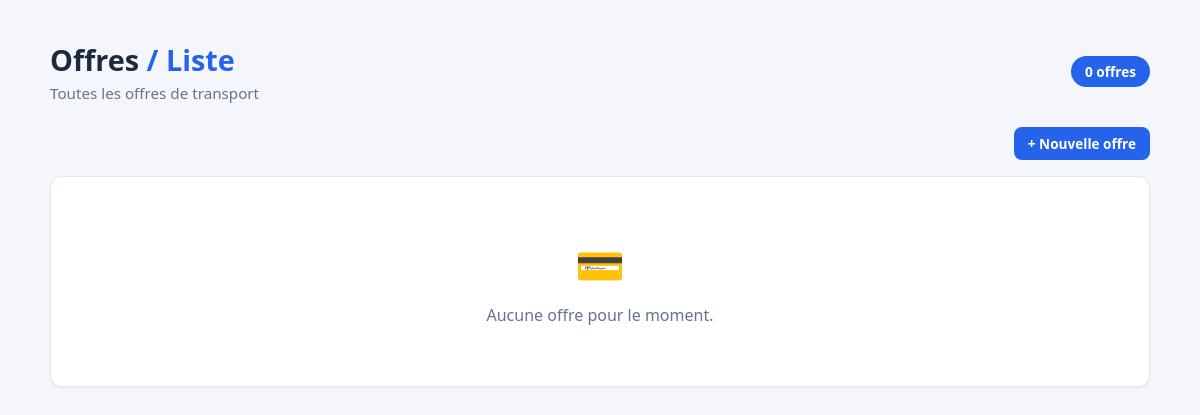
The page /offre/offre_list/ on the database as committed earlier.
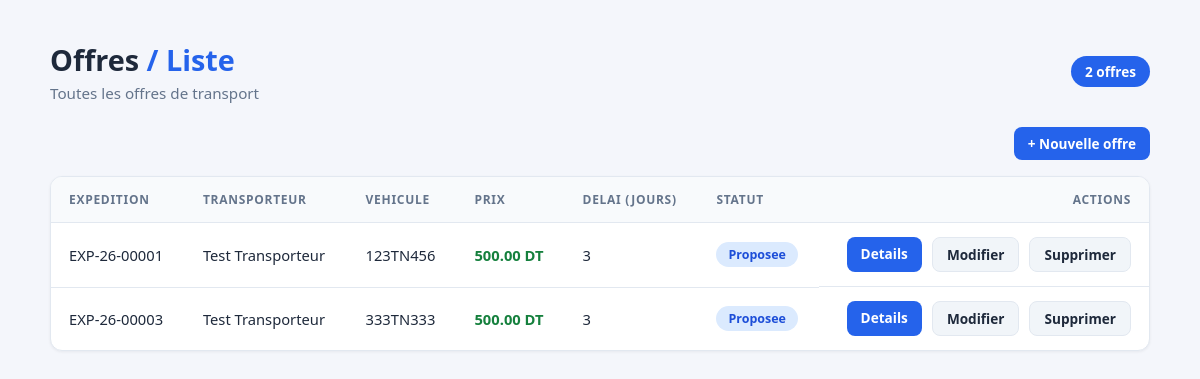
The same page on the database as committed later.
### OffreApp/models.py (models this page shows, shortened)
class Offre(models.Model):
    expedition = models.ForeignKey(
        'ExpeditionApp.Expedition',
        on_delete=models.CASCADE,
        related_name='offres'
    )
    transporteur = models.ForeignKey(
        Entreprise,
        on_delete=models.CASCADE,
        related_name='offres'
    )
    vehicule = models.ForeignKey(
        Vehicule,
        on_delete=models.CASCADE,
        related_name='offres',
        null=True,
        blank=True
    )
    prix = models.DecimalField(max_digits=10, decimal_places=2, validators=[MinValueValidator(0.01, message="Le prix doit etre superieur a 0")])
    delai_jours = models.PositiveIntegerField(validators=[MinValueValidator(1, message="Le delai doit etre un nombre positif")])
    statut = models.CharField(
        max_length=20,
        choices=[
            ('proposee', 'Proposee'),
            ('acceptee', 'Acceptee'),
            ('refusee', 'Refusee'),
            ('retiree', 'Retiree'),
        ],
        default='proposee'
    )
    date_proposition = models.DateField(auto_now_add=True)
    created_at = models.DateTimeField(auto_now_add=True)
    updated_at = models.DateTimeField(auto_now=True)

### ExpeditionApp/models.py (models this page shows, shortened)
class Expedition(models.Model):
    reference = models.CharField(max_length=50, editable=False, unique=True, blank=True)
    ville_depart = models.CharField(max_length=100)
    ville_arrivee = models.CharField(max_length=100)
    poids_kg = models.DecimalField(max_digits=10, decimal_places=2, validators=[MinValueValidator(0.001, message="Le poids doit etre superieur a 0")])
    date_souhaitee = models.DateField()
    description = models.TextField(blank=True, null=True)
    statut = models.CharField(
        max_length=20,
        choices=[
            ('publiee', 'Publiee'),
            ('attribuee', 'Attribuee'),
            ('en_cours', 'En cours'),
            ('livree', 'Livree'),
            ('annulee', 'Annulee'),
        ],
        default='publiee',
        verbose_name="Statut"
    )
    entreprise = models.ForeignKey(
        Entreprise,
        on_delete=models.CASCADE,
        related_name='expeditions',
    )
    created_at = models.DateTimeField(auto_now_add=True)
    updated_at = models.DateTimeField(auto_now=True)

### EntrepriseApp/models.py (models this page shows)
class Entreprise(models.Model):
    raison_sociale = models.CharField(max_length=255, null=False, blank=False)
    matricule_fiscale = models.CharField(max_length=17, unique=True, validators=[matricule_fiscal_validator])
    type_entreprise = models.CharField(max_length=100, choices=[
        ('chargeur', 'Chargeur'),
        ('transporteur', 'Transporteur')
    ], default='chargeur')
    adresse = models.TextField(validators=[
        MinLengthValidator(20, message="L'adresse doit contenir au moins 20 caractères"),
        MaxLengthValidator(300, message="L'adresse ne peut pas dépasser 300 caractères")
    ])
    created_at = models.DateTimeField(auto_now_add=True)
    updated_at = models.DateTimeField(auto_now=True)
    utilisateur = models.OneToOneField(Utilisateur, on_delete=models.CASCADE, related_name='entreprise')
    def __str__(self):
        return self.raison_sociale

### VehiculeApp/models.py (models this page shows, shortened)
class Vehicule(models.Model):
    TYPE_VEHICULE_CHOICES = [
        ('camionnette', 'Camionnette / utilitaire léger'),
        ('fourgon', 'Fourgon'),
        ('camion_porteur', 'Camion porteur'),
        ('semi_remorque', 'Semi-remorque'),
    ]
    immatriculation = models.CharField(max_length=20, unique=True)
    type_vehicule = models.CharField(max_length=20, choices=TYPE_VEHICULE_CHOICES, default='camionnette')
    capacite_kg = models.PositiveIntegerField(validators=[MinValueValidator(1, message="La capacité doit être supérieure à 0")])
    disponible = models.BooleanField(default=True)
    created_at = models.DateTimeField(auto_now_add=True)
    updated_at = models.DateTimeField(auto_now=True)
    entreprise = models.ForeignKey(
        Entreprise,
        on_delete=models.CASCADE,
        related_name='vehicules'
    )
    def __str__(self):
        return self.immatriculation

### OffreApp/views.py (the view)
# urls.py: path('offre_list/', Offre_list.as_view(), name='offre_list'),
class Offre_list(ListView):
    model = Offre
    template_name = 'offre/list.html'
    context_object_name = 'offres'

### templates/offre/list.html (shortened to what this page needs)
<!DOCTYPE html>
<html lang="fr">
<head>
</head>
<body>
    <div class="container">
        <header>
            <div>
                <h1>Offres <span>/ Liste</span></h1>
                <p>Toutes les offres de transport</p>
            </div>
            <span class="badge-count">{{ offres|length }} offre{{ offres|length|pluralize:"s" }}</span>
        </header>
        <div class="toolbar">
            <a class="btn btn-view" href="{% url 'offre_create' %}">+ Nouvelle offre</a>
        </div>
        <div class="card">
            {% if offres %}
            <div class="table-scroll">
                <table>
                    <thead>
                        <tr>
                            <th>Expedition</th>
                            <th>Transporteur</th>
                            <th>Vehicule</th>
                            <th>Prix</th>
                            <th>Delai (jours)</th>
                            <th>Statut</th>
                            <th>Actions</th>
                        </tr>
                    </thead>
                    <tbody>
                        {% for offre in offres %}
                        <tr>
                            <td>{{ offre.expedition.reference }}</td>
                            <td>{{ offre.transporteur }}</td>
                            <td>{{ offre.vehicule|default:"—" }}</td>
                            <td class="prix">{{ offre.prix }} DT</td>
                            <td>{{ offre.delai_jours }}</td>
                            <td>
                                <span class="statut statut-{{ offre.statut }}">{{ offre.get_statut_display }}</span>
                            </td>
                            <td class="actions">
                                <a class="btn btn-view" href="{% url 'offre_detail' offre.pk %}">Details</a>
                                <a class="btn btn-edit" href="{% url 'offre_update' offre.pk %}">Modifier</a>
                                <a class="btn btn-edit" href="{% url 'offre_delete' offre.pk %}">Supprimer</a>
                            </td>
                        </tr>
                        {% endfor %}
                    </tbody>
                </table>
            </div>
            {% else %}
            <div class="empty">
                <span class="icon">&#128179;</span>
                <p>Aucune offre pour le moment.</p>
            </div>
            {% endif %}
        </div>
    </div>
</body>
</html>

Rows that differ between the two databases and show on the page:
added Offre: expedition.reference "EXP-26-00001", transporteur "Test Transporteur", vehicule "123TN456", prix "500.00", delai_jours "3", statut "Proposee"
added Offre: expedition.reference "EXP-26-00003", transporteur "Test Transporteur", vehicule "333TN333", prix "500.00", delai_jours "3", statut "Proposee"
Other text that changed with them:
{{ offres|length }}: "0" → "2"
text no longer shown: "💳 Aucune offre pour le moment."
text now shown: "EXPEDITION TRANSPORTEUR VEHICULE PRIX DELAI (JOURS) STATUT ACTIONS"
